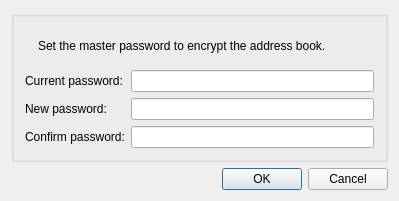
<?xml version="1.0" encoding="UTF-8"?>
<ui version="4.0">
 <class>MasterPasswordDialog</class>
 <widget class="QDialog" name="MasterPasswordDialog">
  <property name="windowModality">
   <enum>Qt::WindowModality::WindowModal</enum>
  </property>
  <property name="geometry">
   <rect>
    <x>0</x>
    <y>0</y>
    <width>399</width>
    <height>201</height>
   </rect>
  </property>
  <property name="sizePolicy">
   <sizepolicy hsizetype="Expanding" vsizetype="Fixed">
    <horstretch>0</horstretch>
    <verstretch>0</verstretch>
   </sizepolicy>
  </property>
  <property name="windowTitle">
   <string>Master Password</string>
  </property>
  <layout class="QVBoxLayout" name="verticalLayout_2">
   <item>
    <widget class="QGroupBox" name="groupBox">
     <property name="title">
      <string/>
     </property>
     <layout class="QVBoxLayout" name="verticalLayout">
      <item>
       <layout class="QHBoxLayout" name="horizontalLayout_header">
        <item>
         <widget class="QLabel" name="label_icon">
          <property name="sizePolicy">
           <sizepolicy hsizetype="Fixed" vsizetype="Fixed">
            <horstretch>0</horstretch>
            <verstretch>0</verstretch>
           </sizepolicy>
          </property>
          <property name="text">
           <string/>
          </property>
          <property name="pixmap">
           <pixmap resource="../../common/resources/common.qrc">:/img/lock.svg</pixmap>
          </property>
         </widget>
        </item>
        <item>
         <widget class="QLabel" name="label_description">
          <property name="text">
           <string>Set the master password to encrypt the address book.</string>
          </property>
          <property name="wordWrap">
           <bool>true</bool>
          </property>
         </widget>
        </item>
       </layout>
      </item>
      <item>
       <layout class="QGridLayout" name="gridLayout">
        <item row="0" column="0">
         <widget class="QLabel" name="label_current">
          <property name="text">
           <string>Current password:</string>
          </property>
         </widget>
        </item>
        <item row="0" column="1">
         <widget class="QLineEdit" name="edit_current">
          <property name="echoMode">
           <enum>QLineEdit::EchoMode::Password</enum>
          </property>
         </widget>
        </item>
        <item row="1" column="0">
         <widget class="QLabel" name="label_new">
          <property name="text">
           <string>New password:</string>
          </property>
         </widget>
        </item>
        <item row="1" column="1">
         <widget class="QLineEdit" name="edit_new">
          <property name="echoMode">
           <enum>QLineEdit::EchoMode::Password</enum>
          </property>
         </widget>
        </item>
        <item row="2" column="0">
         <widget class="QLabel" name="label_confirm">
          <property name="text">
           <string>Confirm password:</string>
          </property>
         </widget>
        </item>
        <item row="2" column="1">
         <widget class="QLineEdit" name="edit_confirm">
          <property name="echoMode">
           <enum>QLineEdit::EchoMode::Password</enum>
          </property>
         </widget>
        </item>
       </layout>
      </item>
     </layout>
    </widget>
   </item>
   <item>
    <widget class="common::DialogButtonBox" name="button_box">
     <property name="standardButtons">
      <set>QDialogButtonBox::StandardButton::Cancel|QDialogButtonBox::StandardButton::Ok</set>
     </property>
    </widget>
   </item>
  </layout>
 </widget>
 <layoutdefault spacing="6" margin="11"/>
 <customwidgets>
  <customwidget>
   <class>common::DialogButtonBox</class>
   <extends>QDialogButtonBox</extends>
   <header>common/ui/dialog_button_box.h</header>
  </customwidget>
 </customwidgets>
 <resources>
  <include location="../../common/resources/common.qrc"/>
 </resources>
 <connections/>
</ui>
